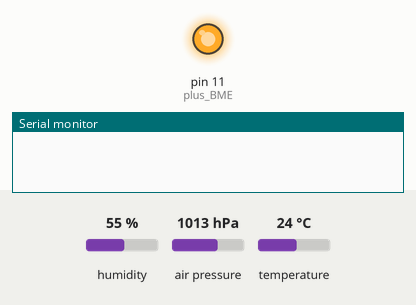
A program run on a simulated Arduino Pro Mini, built with avr-gcc and run on an emulated ATmega328P. On the bench: output pins drawn as LEDs (lit = HIGH), the last lines printed to the serial monitor. The inputs (shaded band) are chosen by the test bench; at power-on: humidity 55 %, air pressure 1013 hPa, temperature 24 °C.

Above: at 0.1 s.
At 4.2 s:
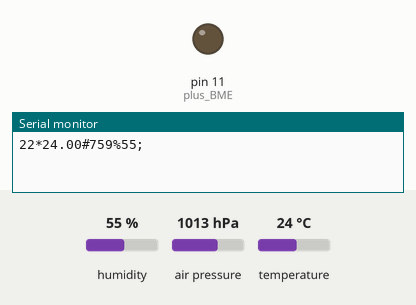
Timing chart, 0 to 10.7 s (numbered marks = the images above):
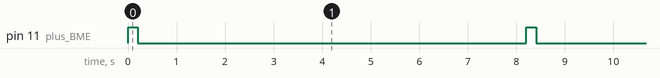

Measured:
- by itself, pin 11 (plus_BME): alternates HIGH for 0.20 s and LOW for 8.0 s

The program:

main.cpp
```cpp
/*
    ProMini_Sensor BME280 + HC12
    = vlapa = 20230319 - 20230319
    v.001
*/

#include <Arduino.h>
#include <Wire.h>
#include <Adafruit_Sensor.h>
#include <Adafruit_BME280.h>
#include <LowPower.h>

const uint8_t numSensor = 22;

const uint8_t plus_BME = 11;
const uint8_t gnd_BME = 10;
const uint8_t plus_HC12 = 2;

Adafruit_BME280 bme;

void setup()
{
  Serial.begin(9600);
  Serial.println();

  pinMode(gnd_BME, OUTPUT);
  pinMode(plus_BME, OUTPUT);
}

void loop()
{
  digitalWrite(gnd_BME, LOW);
  digitalWrite(plus_BME, HIGH);
  digitalWrite(plus_HC12, HIGH);
  delay(100);
  bme.begin(0x76);

  float t = bme.readTemperature();
  uint16_t p = (int)(bme.readPressure() / 100 * 0.750064);
  uint8_t h = (int)(bme.readHumidity());

  Serial.print(numSensor);
  Serial.print('*');
  Serial.print(t);
  Serial.print('#');
  Serial.print(p);
  Serial.print('%');
  Serial.print(h);
  Serial.println(';');

  delay(100);
  digitalWrite(plus_BME, LOW);
  digitalWrite(plus_HC12, LOW);
  delay(5);

  LowPower.powerDown(SLEEP_8S, ADC_OFF, BOD_OFF);
}
```
